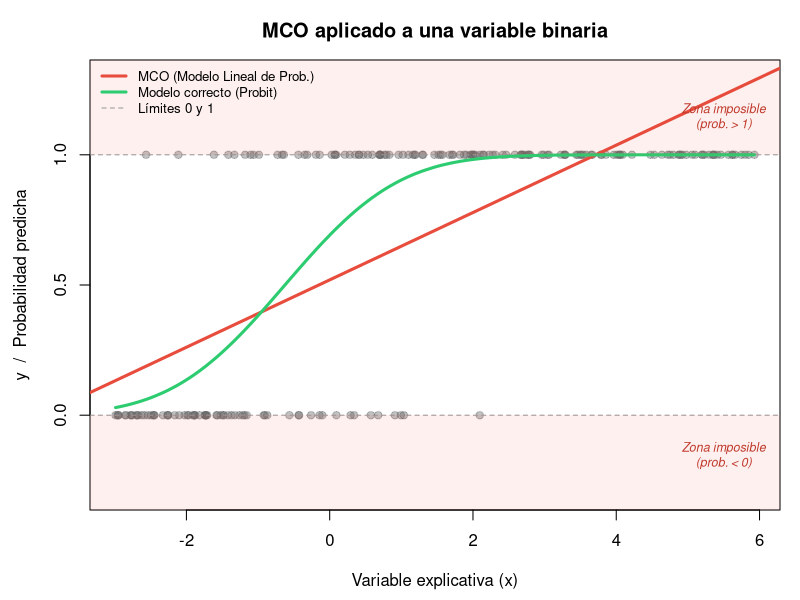
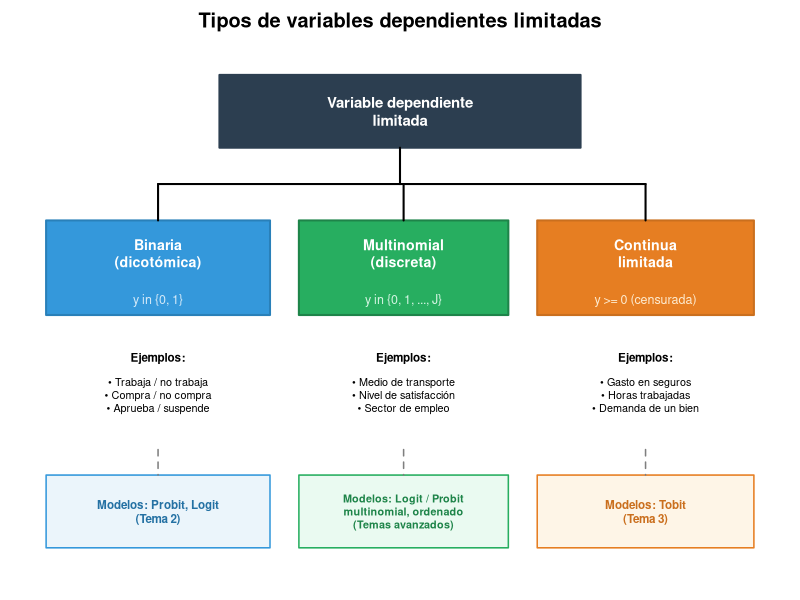
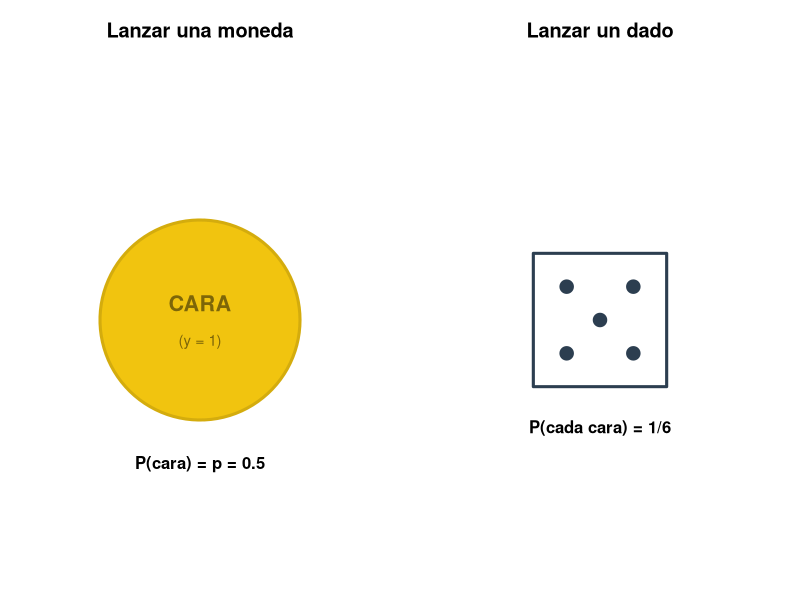
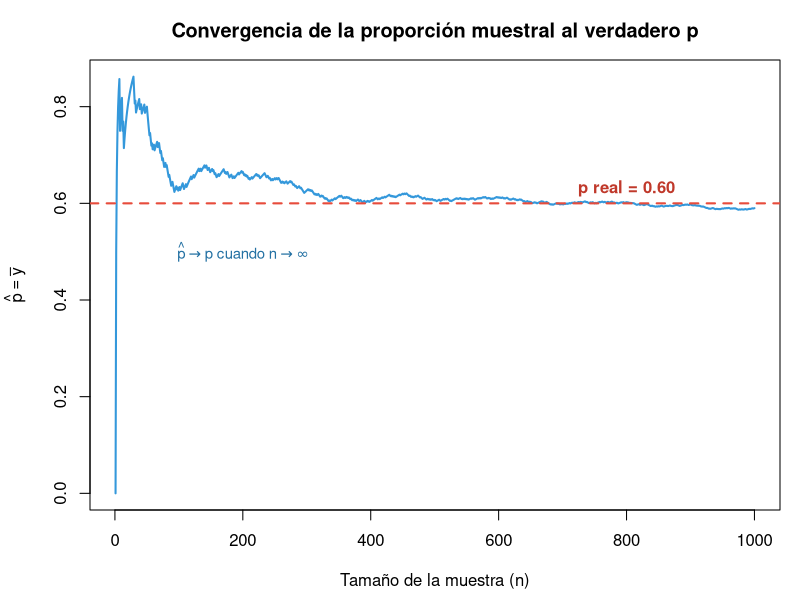
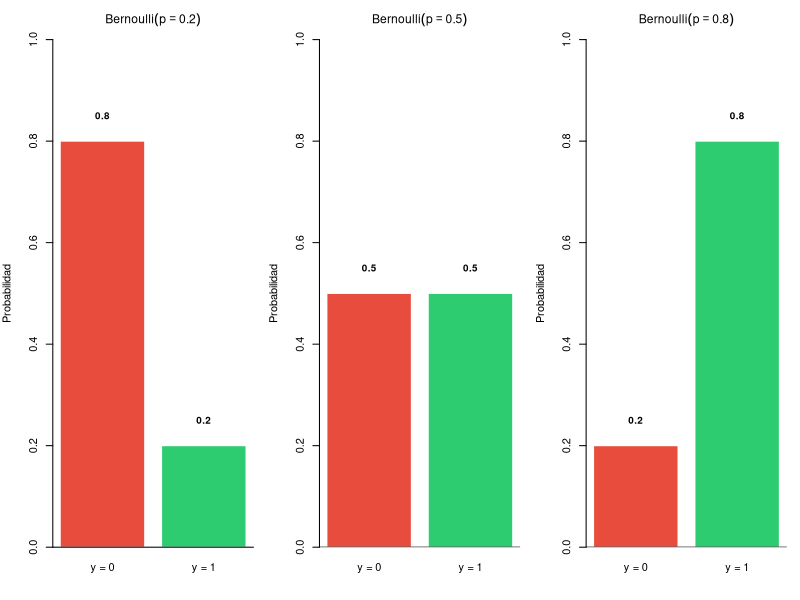
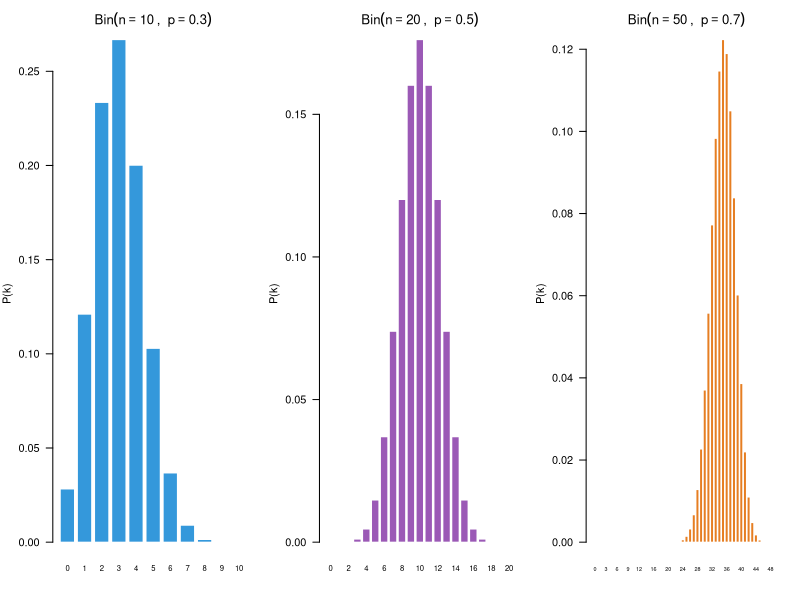
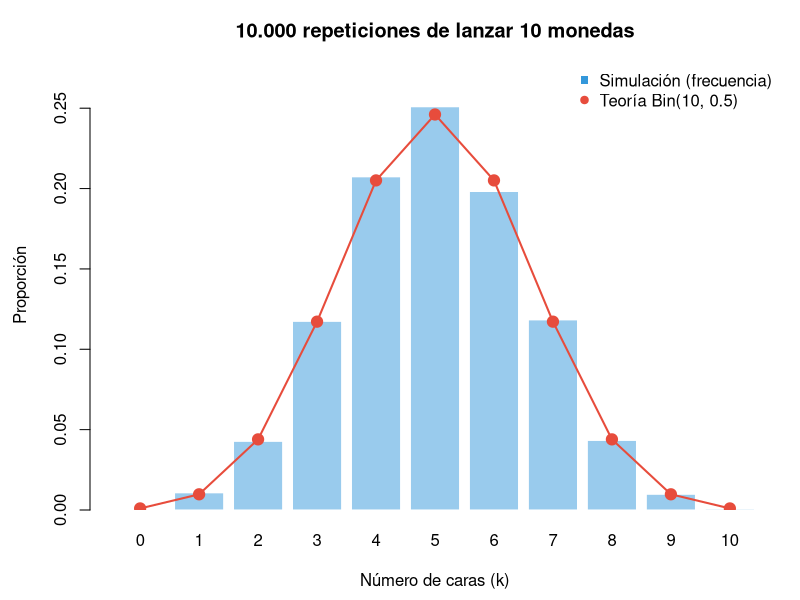
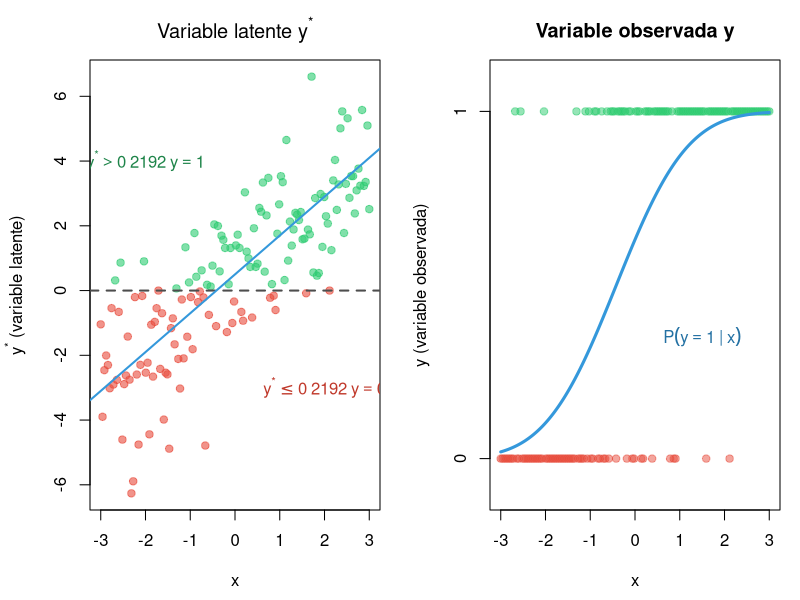

Write R code to recreate these figures, in order.
## ---- chunk 1
set.seed(2026)
n <- 200
x <- runif(n, -3, 6)
p_real <- pnorm(0.5 + 0.8 * x)  # probabilidad real (probit)
y <- rbinom(n, 1, p_real)

## Estimamos con MCO (Modelo Lineal de Probabilidad)
mlp <- lm(y ~ x)

## Gráfico
par(mar = c(4.5, 4.5, 3, 1))
plot(x, y, pch = 19, col = adjustcolor("gray40", alpha = 0.4),
     xlab = "Variable explicativa (x)", ylab = "y  /  Probabilidad predicha",
     main = "MCO aplicado a una variable binaria", ylim = c(-0.3, 1.3))
abline(mlp, col = "#E74C3C", lwd = 3)
abline(h = c(0, 1), lty = 2, col = "gray60")
x_ord <- sort(x)
lines(x_ord, pnorm(0.5 + 0.8 * x_ord), col = "#2ECC71", lwd = 3, lty = 1)
rect(-4, -0.5, 8, 0, col = adjustcolor("#E74C3C", alpha = 0.08), border = NA)
rect(-4, 1, 8, 1.5, col = adjustcolor("#E74C3C", alpha = 0.08), border = NA)
text(5.5, -0.15, "Zona imposible\n(prob. < 0)", col = "#C0392B", cex = 0.75, font = 3)
text(5.5, 1.15, "Zona imposible\n(prob. > 1)", col = "#C0392B", cex = 0.75, font = 3)
legend("topleft",
       legend = c("MCO (Modelo Lineal de Prob.)", "Modelo correcto (Probit)",
                  "Límites 0 y 1"),
       col    = c("#E74C3C", "#2ECC71", "gray60"),
       lwd    = c(3, 3, 1), lty = c(1, 1, 2), bty = "n", cex = 0.8)
## ---- chunk 2
par(mar = c(0.5, 0.5, 2, 0.5))
plot(NULL, xlim = c(0, 10), ylim = c(0, 7), xlab = "", ylab = "",
     xaxt = "n", yaxt = "n", bty = "n",
     main = "Tipos de variables dependientes limitadas")

## Raíz
rect(2.5, 5.8, 7.5, 6.8, col = "#2C3E50", border = "#2C3E50", lwd = 2)
text(5, 6.3, "Variable dependiente\nlimitada", col = "white", font = 2, cex = 0.9)

## Ramas
rect(0.1, 3.5, 3.2, 4.8, col = "#3498DB", border = "#2980B9", lwd = 2)
text(1.65, 4.35, "Binaria\n(dicotómica)", col = "white", font = 2, cex = 0.85)
text(1.65, 3.7, "y in {0, 1}", col = "#D6EAF8", cex = 0.75)

rect(3.6, 3.5, 6.5, 4.8, col = "#27AE60", border = "#1E8449", lwd = 2)
text(5.05, 4.35, "Multinomial\n(discreta)", col = "white", font = 2, cex = 0.85)
text(5.05, 3.7, "y in {0, 1, ..., J}", col = "#D5F5E3", cex = 0.75)

rect(6.9, 3.5, 9.9, 4.8, col = "#E67E22", border = "#CA6F1E", lwd = 2)
text(8.4, 4.35, "Continua\nlimitada", col = "white", font = 2, cex = 0.85)
text(8.4, 3.7, "y >= 0 (censurada)", col = "#FDEBD0", cex = 0.75)

## Flechas
segments(5, 5.8, 5, 5.3, lwd = 2)
segments(1.65, 5.3, 8.4, 5.3, lwd = 2)
segments(c(1.65, 5.05, 8.4), rep(5.3, 3), c(1.65, 5.05, 8.4), rep(4.8, 3), lwd = 2)

## Ejemplos
text(1.65, 2.9, "Ejemplos:", font = 2, cex = 0.7)
text(1.65, 2.4, "• Trabaja / no trabaja\n• Compra / no compra\n• Aprueba / suspende",
     cex = 0.65)
text(5.05, 2.9, "Ejemplos:", font = 2, cex = 0.7)
text(5.05, 2.4, "• Medio de transporte\n• Nivel de satisfacción\n• Sector de empleo",
     cex = 0.65)
text(8.4, 2.9, "Ejemplos:", font = 2, cex = 0.7)
text(8.4, 2.4, "• Gasto en seguros\n• Horas trabajadas\n• Demanda de un bien",
     cex = 0.65)

## Modelos
rect(0.1, 0.3, 3.2, 1.3, col = "#EBF5FB", border = "#3498DB", lwd = 1.5)
text(1.65, 0.8, "Modelos: Probit, Logit\n(Tema 2)", col = "#2471A3", font = 2, cex = 0.7)

rect(3.6, 0.3, 6.5, 1.3, col = "#EAFAF1", border = "#27AE60", lwd = 1.5)
text(5.05, 0.8, "Modelos: Logit / Probit\nmultinomial, ordenado\n(Temas avanzados)", col = "#1E8449", font = 2, cex = 0.65)

rect(6.9, 0.3, 9.9, 1.3, col = "#FEF5E7", border = "#E67E22", lwd = 1.5)
text(8.4, 0.8, "Modelos: Tobit\n(Tema 3)", col = "#CA6F1E", font = 2, cex = 0.7)

segments(c(1.65, 5.05, 8.4), rep(1.65, 3), c(1.65, 5.05, 8.4), rep(1.3, 3),
         lwd = 1.5, lty = 2, col = "gray50")
## ---- chunk 3
ejemplos_bin <- data.frame(
  Contexto = c("Mercado laboral", "Banca", "Salud",
               "Marketing", "Educación", "Comercio"),
  Variable = c("Participación laboral", "Concesión de crédito",
                "Tiene seguro médico", "Compra un producto",
                "Aprueba el examen", "Compra online"),
  `y = 1` = c("Trabaja", "Se concede", "Sí tiene",
               "Compra", "Aprueba", "Compra online"),
  `y = 0` = c("No trabaja", "Se deniega", "No tiene",
               "No compra", "Suspende", "No compra online"),
  check.names = FALSE
)
knitr::kable(ejemplos_bin,
             caption = "Ejemplos de variables dependientes binarias en economía")
## ---- chunk 4
par(mfrow = c(1, 2), mar = c(1, 1, 3, 1))

## --- Moneda ---
plot(NULL, xlim = c(-1.5, 1.5), ylim = c(-1.5, 1.5),
     xlab = "", ylab = "", xaxt = "n", yaxt = "n", bty = "n",
     main = "Lanzar una moneda", asp = 1)
## Cara
theta <- seq(0, 2*pi, length.out = 100)
polygon(0.9*cos(theta) - 0, 0.9*sin(theta), col = "#F1C40F",
        border = "#D4AC0D", lwd = 3)
text(0, 0.15, "CARA", font = 2, cex = 1.3, col = "#7D6608")
text(0, -0.2, "(y = 1)", cex = 0.9, col = "#7D6608")
text(0, -1.3, "P(cara) = p = 0.5", cex = 1, font = 2)

## --- Dado ---
plot(NULL, xlim = c(-2, 2), ylim = c(-1.5, 1.5),
     xlab = "", ylab = "", xaxt = "n", yaxt = "n", bty = "n",
     main = "Lanzar un dado", asp = 1)
rect(-0.8, -0.8, 0.8, 0.8, col = "white", border = "#2C3E50", lwd = 3)
## Puntos del 5
puntos_x <- c(-0.4, 0.4, 0, -0.4, 0.4)
puntos_y <- c(0.4, 0.4, 0, -0.4, -0.4)
points(puntos_x, puntos_y, pch = 19, cex = 1.8, col = "#2C3E50")
text(0, -1.3, "P(cada cara) = 1/6", cex = 1, font = 2)

par(mfrow = c(1, 1))
## ---- chunk 5
## Simulamos una muestra de 20 personas (p = 0.6: 60% compra online)
set.seed(2026)
p_real <- 0.60
muestra <- rbinom(20, size = 1, prob = p_real)
cat("Datos observados (0 = no compra, 1 = compra):\n")
print(muestra)
## ---- chunk 6
## Mostramos la muestra en formato tabla
df_muestra <- data.frame(
  Persona = 1:20,
  Compra_online = ifelse(muestra == 1, "Sí (y=1)", "No (y=0)")
)
knitr::kable(t(data.frame(Persona = 1:20, y = muestra)),
             caption = "Realización muestral: 20 observaciones de una Bernoulli")
## ---- chunk 7
## Estimamos p a partir de nuestra muestra
n <- length(muestra)
exitos <- sum(muestra)
p_hat <- mean(muestra)

cat("Tamaño de la muestra (n):", n, "\n")
cat("Número de éxitos (Σy_i):", exitos, "\n")
cat("Estimación de p (p̂ = Σy_i / n):", p_hat, "\n")
cat("Valor real de p:", p_real, "\n")
cat("\nDiferencia |p̂ - p| =", abs(p_hat - p_real),
    "(normal con muestras pequeñas)\n")
## ---- chunk 8
set.seed(2026)
n_max <- 1000
y_sim <- rbinom(n_max, 1, p_real)
p_acumulada <- cumsum(y_sim) / (1:n_max)

par(mar = c(4.5, 4.5, 3, 1))
plot(1:n_max, p_acumulada, type = "l", col = "#3498DB", lwd = 2,
     xlab = "Tamaño de la muestra (n)", ylab = expression(hat(p) == bar(y)),
     main = "Convergencia de la proporción muestral al verdadero p")
abline(h = p_real, col = "#E74C3C", lwd = 2, lty = 2)
text(800, p_real + 0.03, sprintf("p real = %.2f", p_real),
     col = "#C0392B", font = 2)
text(200, 0.50, expression(hat(p) %->% p ~ "cuando" ~ n %->% infinity),
     col = "#2471A3", font = 3, cex = 0.9)
## ---- chunk 9
par(mfrow = c(1, 3), mar = c(4, 4, 3, 1))
for (p in c(0.2, 0.5, 0.8)) {
  bp <- barplot(c(1 - p, p), names.arg = c("y = 0", "y = 1"),
          col = c("#E74C3C", "#2ECC71"), ylim = c(0, 1),
          ylab = "Probabilidad",
          main = bquote(Bernoulli(p == .(p))),
          border = "white", cex.main = 1.1)
  abline(h = 0)
  text(bp[1], 1 - p + 0.05, sprintf("%.1f", 1 - p), font = 2, cex = 0.9)
  text(bp[2], p + 0.05, sprintf("%.1f", p), font = 2, cex = 0.9)
}
par(mfrow = c(1, 1))
## ---- chunk 10
n_monedas <- 10; p_moneda <- 0.5

## Calculamos P(k) para k = 0, 1, ..., 10
tabla_binom <- data.frame(
  k = 0:n_monedas,
  Combinaciones = choose(n_monedas, 0:n_monedas),
  `P(k)` = round(dbinom(0:n_monedas, n_monedas, p_moneda), 4),
  `P(k) en porcentaje` = sprintf("%.2f%%",
                          dbinom(0:n_monedas, n_monedas, p_moneda) * 100),
  check.names = FALSE
)
knitr::kable(tabla_binom,
             caption = "Distribución Binomial: P(k caras) al lanzar 10 monedas justas")
## ---- chunk 11
par(mfrow = c(1, 3), mar = c(4, 4, 3, 1))
params <- list(c(10, 0.3), c(20, 0.5), c(50, 0.7))
cols <- c("#3498DB", "#9B59B6", "#E67E22")
for (i in seq_along(params)) {
  n_b <- params[[i]][1]; p_b <- params[[i]][2]
  k <- 0:n_b
  barplot(dbinom(k, n_b, p_b), names.arg = k, col = cols[i],
          border = "white", ylab = "P(k)",
          main = bquote(Bin(n == .(n_b) ~ ", " ~ p == .(p_b))),
          cex.names = ifelse(n_b > 20, 0.5, 0.7), las = 1)
}
par(mfrow = c(1, 1))
## ---- chunk 12
set.seed(2026)
n_sim <- 10000
resultados <- rbinom(n_sim, size = 10, prob = 0.5)

par(mar = c(4.5, 4.5, 3, 1))
## Frecuencias observadas
freq_obs <- table(factor(resultados, levels = 0:10)) / n_sim
bp <- barplot(freq_obs, col = adjustcolor("#3498DB", 0.5), border = "white",
        ylim = c(0, 0.28), ylab = "Proporción",
        main = "10.000 repeticiones de lanzar 10 monedas",
        xlab = "Número de caras (k)")
## Probabilidades teóricas
points(bp, dbinom(0:10, 10, 0.5), pch = 19, col = "#E74C3C", cex = 1.5)
lines(bp, dbinom(0:10, 10, 0.5), col = "#E74C3C", lwd = 2)
legend("topright",
       legend = c("Simulación (frecuencia)", "Teoría Bin(10, 0.5)"),
       col = c("#3498DB", "#E74C3C"),
       pch = c(15, 19), bty = "n")
## ---- chunk 13
set.seed(42)
n <- 150
x_lat <- seq(-3, 3, length.out = n)
y_star <- 0.5 + 1.2 * x_lat + rnorm(n, 0, 1.5)
y_obs <- ifelse(y_star > 0, 1, 0)

par(mfrow = c(1, 2), mar = c(4.5, 4.5, 3, 1))

## Panel izquierdo: variable latente
plot(x_lat, y_star, pch = 19,
     col = ifelse(y_star > 0, adjustcolor("#2ECC71", 0.6),
                                adjustcolor("#E74C3C", 0.6)),
     xlab = "x", ylab = expression(y^"*" ~ "(variable latente)"),
     main = expression("Variable latente " * y^"*"))
abline(h = 0, lty = 2, lwd = 2, col = "gray30")
abline(a = 0.5, b = 1.2, col = "#3498DB", lwd = 2)
text(2, -3, expression(y^{"*"} <= 0 ~ "2192" ~ y == 0), col = "#C0392B", font = 2)
text(-2, 4, expression(y^{"*"} > 0 ~ "2192" ~ y == 1), col = "#1E8449", font = 2)

## Panel derecho: variable observada
plot(x_lat, y_obs, pch = 19,
     col = ifelse(y_obs == 1, adjustcolor("#2ECC71", 0.5),
                                adjustcolor("#E74C3C", 0.5)),
     xlab = "x", ylab = "y (variable observada)",
     main = "Variable observada y", yaxt = "n", ylim = c(-0.1, 1.1))
axis(2, at = c(0, 1), labels = c("0", "1"))
lines(sort(x_lat), pnorm(0.5 + 1.2 * sort(x_lat), 0, 1.5),
      col = "#3498DB", lwd = 3)
text(1.5, 0.35, expression(P(y == 1 ~ "|" ~ x)), col = "#2471A3", font = 2)

par(mfrow = c(1, 1))
## ---- chunk 14
ejemplos_multi <- data.frame(
  Contexto = c("Transporte", "Mercado laboral",
               "Satisfacción", "Salud",
               "Consumo"),
  Variable = c("Medio de transporte elegido",
                "Sector de empleo",
                "Grado de satisfacción con un servicio",
                "Decisión de tratamiento médico",
                "Tipo de vivienda"),
  Categorias = c("Coche, autobús, tren, avión",
                  "Público, privado, autónomo",
                  "Muy insatisfecho, insatisfecho, neutro, satisfecho, muy satisfecho",
                  "Sin tratamiento, tratamiento A, tratamiento B",
                  "Alquiler, compra, compartida"),
  Tipo = c("No ordenada", "No ordenada", "Ordenada", "Secuencial", "No ordenada")
)
knitr::kable(ejemplos_multi,
             caption = "Ejemplos de variables dependientes multinomiales")
## ---- chunk 15
par(mar = c(0.5, 0.5, 2, 0.5))
plot(NULL, xlim = c(0, 10), ylim = c(0, 5), xlab = "", ylab = "",
     xaxt = "n", yaxt = "n", bty = "n",
     main = "Decisión secuencial: oferta de trabajo")

## Nivel 1
rect(3.5, 3.8, 6.5, 4.6, col = "#2C3E50", border = NA)
text(5, 4.2, "¿Busca empleo?", col = "white", font = 2, cex = 0.85)

## Nivel 2 - izquierda
rect(0.5, 2, 3, 2.8, col = "#E74C3C", border = NA)
text(1.75, 2.4, "No busca\n(inactivo)", col = "white", font = 2, cex = 0.75)

## Nivel 2 - derecha
rect(7, 2, 9.5, 2.8, col = "#27AE60", border = NA)
text(8.25, 2.4, "Sí busca", col = "white", font = 2, cex = 0.85)

## Nivel 3
rect(5.5, 0.2, 7.5, 1, col = "#E67E22", border = NA)
text(6.5, 0.6, "Parcial", col = "white", font = 2, cex = 0.75)

rect(8.5, 0.2, 10, 1, col = "#3498DB", border = NA)
text(9.25, 0.6, "Completo", col = "white", font = 2, cex = 0.75)

## Flechas
arrows(3.5, 4.0, 3, 2.8, length = 0.1, lwd = 2)
arrows(6.5, 4.0, 7, 2.8, length = 0.1, lwd = 2)
arrows(7.5, 2, 6.8, 1, length = 0.1, lwd = 2)
arrows(9, 2, 9.25, 1, length = 0.1, lwd = 2)

text(2.5, 3.4, "No", font = 3, col = "#C0392B")
text(7.5, 3.4, "Sí", font = 3, col = "#1E8449")
text(6.5, 1.4, "Parcial", font = 3, col = "#CA6F1E", cex = 0.8)
text(9.5, 1.4, "Completo", font = 3, col = "#2471A3", cex = 0.8)
## ---- chunk 16
set.seed(2026)
## Simulamos elecciones de transporte
probs <- c(Coche = 0.45, Autobus = 0.25, Tren = 0.20, Avion = 0.10)
elecciones <- sample(names(probs), 1000, replace = TRUE, prob = probs)

## Tabla de frecuencias
freq <- table(factor(elecciones, levels = names(probs)))
prop <- prop.table(freq)

par(mar = c(4.5, 4.5, 3, 1))
bp <- barplot(prop, col = c("#3498DB", "#2ECC71", "#E67E22", "#9B59B6"),
        border = "white", ylim = c(0, 0.55),
        ylab = "Proporción", main = "Elección de medio de transporte (n = 1000)",
        cex.names = 0.9)
text(bp, as.numeric(prop) + 0.02,
     sprintf("%.1f%%", as.numeric(prop) * 100), font = 2, cex = 0.9)
abline(h = 0)
## ---- chunk 17
par(mar = c(0.5, 0.5, 2, 0.5))
plot(NULL, xlim = c(0, 10), ylim = c(0, 5),
     xlab = "", ylab = "", xaxt = "n", yaxt = "n", bty = "n",
     main = "Jerarquía de distribuciones discretas")

## Multinomial (arriba)
rect(2.5, 3.5, 7.5, 4.5, col = "#9B59B6", border = "#7D3C98", lwd = 2)
text(5, 4.2, "MULTINOMIAL", col = "white", font = 2, cex = 1)
text(5, 3.8, "n ensayos, J+1 categorías", col = "#E8DAEF", cex = 0.8)

## Binomial (medio)
rect(3, 1.8, 7, 2.8, col = "#2980B9", border = "#1F618D", lwd = 2)
text(5, 2.5, "BINOMIAL", col = "white", font = 2, cex = 1)
text(5, 2.1, "n ensayos, 2 categorías (J=1)", col = "#D6EAF8", cex = 0.8)

## Bernoulli (abajo)
rect(3.5, 0.2, 6.5, 1.2, col = "#27AE60", border = "#1E8449", lwd = 2)
text(5, 0.9, "BERNOULLI", col = "white", font = 2, cex = 1)
text(5, 0.5, "1 ensayo, 2 categorías (J=1, n=1)", col = "#D5F5E3", cex = 0.8)

## Flechas
arrows(5, 3.5, 5, 2.8, length = 0.12, lwd = 2.5, col = "#2C3E50")
arrows(5, 1.8, 5, 1.2, length = 0.12, lwd = 2.5, col = "#2C3E50")

text(6.5, 3.15, "J = 1", font = 2, col = "#2C3E50", cex = 0.9)
text(6.2, 1.5, "n = 1", font = 2, col = "#2C3E50", cex = 0.9)
## ---- chunk 18
set.seed(2026)
n <- 300
renta <- runif(n, 15, 80)  # renta en miles de euros
gasto_latente <- -20 + 0.6 * renta + rnorm(n, 0, 8)
gasto_observado <- pmax(gasto_latente, 0)  # censura en 0

par(mfrow = c(1, 2), mar = c(4.5, 4.5, 3, 1))

## Panel 1: Variable latente
plot(renta, gasto_latente, pch = 19,
     col = ifelse(gasto_latente > 0,
                  adjustcolor("#2ECC71", 0.5),
                  adjustcolor("#E74C3C", 0.5)),
     xlab = "Renta (miles €)", ylab = "Gasto latente (miles €)",
     main = expression("Variable latente " * y^"*"))
abline(h = 0, lty = 2, lwd = 2)
abline(lm(gasto_latente ~ renta), col = "#3498DB", lwd = 2)
text(20, -25, expression(y^"*" <= 0), col = "#C0392B", font = 2)

## Panel 2: Variable observada (censurada)
plot(renta, gasto_observado, pch = 19,
     col = ifelse(gasto_observado > 0,
                  adjustcolor("#2ECC71", 0.5),
                  adjustcolor("#E74C3C", 0.5)),
     xlab = "Renta (miles €)", ylab = "Gasto observado (miles €)",
     main = "Variable observada y (censurada)")
abline(h = 0, lty = 2, lwd = 2)
## MCO con datos censurados (sesgado)
abline(lm(gasto_observado ~ renta), col = "#E74C3C", lwd = 2)
## Recta verdadera
abline(a = -20, b = 0.6, col = "#2ECC71", lwd = 2, lty = 2)
legend("topleft",
       legend = c("MCO (sesgado)", "Relación verdadera"),
       col = c("#E74C3C", "#2ECC71"), lwd = 2, lty = c(1, 2),
       bty = "n", cex = 0.8)

par(mfrow = c(1, 1))
## ---- chunk 19
par(mar = c(4.5, 4.5, 3, 1))
hist(gasto_observado, breaks = 30, col = adjustcolor("#3498DB", 0.6),
     border = "white", main = "Distribución de la variable censurada",
     xlab = "Gasto observado (miles €)", ylab = "Frecuencia", xlim = c(-5, 40))
## Resaltar la masa en 0
n_ceros <- sum(gasto_observado == 0)
text(1, n_ceros * 0.7,
     sprintf("%d obs.\ncensuradas\nen 0", n_ceros),
     col = "#C0392B", font = 2, cex = 0.8, pos = 4)
arrows(1, n_ceros * 0.55, 0.5, n_ceros * 0.35, length = 0.1,
       col = "#C0392B", lwd = 2)
## ---- chunk 20
set.seed(123)
y_star <- rnorm(500, 5, 3)

par(mfrow = c(1, 2), mar = c(4.5, 4.5, 3, 1))

## Censura izquierda en 0
y_cens_izq <- pmax(y_star, 0)
hist(y_cens_izq, breaks = 30, col = adjustcolor("#3498DB", 0.6),
     border = "white", main = "Censura por la izquierda (c = 0)",
     xlab = "y", ylab = "Frecuencia")
abline(v = 0, col = "#E74C3C", lwd = 2, lty = 2)

## Censura derecha en 10
y_cens_der <- pmin(y_star, 10)
hist(y_cens_der, breaks = 30, col = adjustcolor("#E67E22", 0.6),
     border = "white", main = "Censura por la derecha (c = 10)",
     xlab = "y", ylab = "Frecuencia")
abline(v = 10, col = "#E74C3C", lwd = 2, lty = 2)

par(mfrow = c(1, 1))
## ---- chunk 21
set.seed(2026)
n <- 300
x_tr <- runif(n, 0, 10)
y_star_tr <- -2 + 1.5 * x_tr + rnorm(n, 0, 2)

par(mfrow = c(1, 2), mar = c(4.5, 4.5, 3, 1))

## Panel 1: Censura (observamos todos los x)
y_cens <- pmax(y_star_tr, 0)
plot(x_tr, y_cens, pch = 19,
     col = ifelse(y_star_tr > 0,
                  adjustcolor("#2ECC71", 0.5),
                  adjustcolor("#E74C3C", 0.5)),
     xlab = "x", ylab = "y",
     main = "Censura en 0")
abline(h = 0, lty = 2, lwd = 2)
legend("topleft", legend = c("Observados (y > 0)", "Censurados (y = 0)"),
       col = c("#2ECC71", "#E74C3C"), pch = 19, bty = "n", cex = 0.8)

## Panel 2: Truncamiento (desaparecen completamente)
sel <- y_star_tr > 0
plot(x_tr[sel], y_star_tr[sel], pch = 19,
     col = adjustcolor("#2ECC71", 0.5),
     xlab = "x", ylab = "y",
     main = "Truncamiento en 0",
     xlim = range(x_tr), ylim = range(y_star_tr))
abline(h = 0, lty = 2, lwd = 2)
## Mostrar zona perdida
points(x_tr[!sel], rep(NA, sum(!sel)))
rect(par("usr")[1], par("usr")[3], par("usr")[2], 0,
     col = adjustcolor("#E74C3C", 0.08), border = NA)
text(8, -3, "Datos perdidos\n(no observados)", col = "#C0392B",
     font = 3, cex = 0.85)

par(mfrow = c(1, 1))
## ---- chunk 22
mu <- 2; sigma <- 3
y_seq <- seq(-8, 12, length.out = 500)
dens <- dnorm(y_seq, mu, sigma)

par(mar = c(4.5, 4.5, 3, 1))
plot(y_seq[y_seq >= 0], dens[y_seq >= 0], type = "l", lwd = 3, col = "#3498DB",
     xlab = "y", ylab = "Densidad / Probabilidad",
     main = bquote("Normal censurada:" ~ mu == .(mu) ~ "," ~ sigma == .(sigma)),
     xlim = c(-2, 12), ylim = c(0, max(dens) * 1.3))
polygon(c(0, y_seq[y_seq >= 0], max(y_seq)),
        c(0, dens[y_seq >= 0], 0),
        col = adjustcolor("#3498DB", 0.2), border = NA)

## Masa en 0
p0 <- pnorm(0, mu, sigma)
segments(0, 0, 0, p0, col = "#E74C3C", lwd = 4)
points(0, p0, pch = 19, col = "#E74C3C", cex = 2)
text(0.5, p0 + 0.01,
     sprintf("P(y=0) = Phi(-mu/sigma) = %.3f", p0),
     col = "#C0392B", font = 2, cex = 0.8, pos = 4)

## Zona censurada
lines(y_seq[y_seq < 0], dens[y_seq < 0], lwd = 2, lty = 3, col = "gray60")
text(-5, 0.05, expression("Zona censurada" ~ (y^"*" < 0)),
     col = "gray40", font = 3, cex = 0.8)
## ---- chunk 23
par(mar = c(4.5, 4.5, 3, 1))
y_pos <- seq(0.001, 12, length.out = 500)
dens_normal <- dnorm(y_pos, mu, sigma)
dens_truncada <- dens_normal / (1 - pnorm(0, mu, sigma))

plot(y_pos, dens_truncada, type = "l", lwd = 3, col = "#E67E22",
     xlab = "y", ylab = "Densidad",
     main = bquote("Normal truncada en 0:" ~ mu == .(mu) ~ "," ~ sigma == .(sigma)),
     ylim = c(0, max(dens_truncada) * 1.1))
lines(y_pos, dens_normal, lwd = 2, lty = 2, col = "#3498DB")
polygon(c(y_pos, rev(y_pos)),
        c(dens_truncada, rep(0, length(y_pos))),
        col = adjustcolor("#E67E22", 0.15), border = NA)
legend("topright",
       legend = c("Normal truncada", "Normal original"),
       col = c("#E67E22", "#3498DB"), lwd = c(3, 2), lty = c(1, 2),
       bty = "n")
abline(v = 0, lty = 3, col = "gray50")
## ---- chunk 24
resumen_ct <- data.frame(
  Caracteristica = c(
    "¿Se observan las X de todos?",
    "¿Hay masa de probabilidad en un punto?",
    "Información perdida",
    "Modelo adecuado",
    "Sesgo si usamos MCO"
  ),
  Censura = c(
    "Sí — las X se observan para todos los individuos",
    "Sí — hay una masa en el punto de censura (ej. y = 0)",
    "Se pierden los valores exactos de y* para los censurados",
    "Tobit (Tema 3)",
    "Moderado — subestima pendientes"
  ),
  Truncamiento = c(
    "No — las X de los truncados se pierden",
    "No — la distribución es continua pero reescalada",
    "Se pierde toda la información de los individuos truncados",
    "Modelos de selección (Heckman)",
    "Grave — sesgo de selección"
  )
)
knitr::kable(resumen_ct,
             caption = "Comparación entre censura y truncamiento")
## ---- chunk 25
hoja_ruta <- data.frame(
  Tema = c("Tema 1 (este)", "Tema 2", "Tema 3"),
  Contenido = c(
    "Tipos de variables dependientes limitadas, distribuciones, por qué MCO falla",
    "Modelos de elección discreta: Probit y Logit (variable binaria)",
    "Modelos para datos censurados: Tobit (variable continua limitada)"
  ),
  `Tipo de variable` = c(
    "Todas (introducción general)",
    "Binaria: y in {0, 1}",
    "Censurada: y >= 0"
  ),
  check.names = FALSE
)
knitr::kable(hoja_ruta,
             caption = "Hoja de ruta de la asignatura de Microeconometría")
## ---- chunk 26
distribuciones <- data.frame(
  Distribucion = c("Bernoulli($p$)", "Binomial($n, p$)",
                    "Multinomial($n, p_1 \\ldots p_J$)",
                    "Normal censurada", "Normal truncada"),
  Tipo = c("Discreta", "Discreta", "Discreta", "Mixta", "Continua"),
  Soporte = c("$\\{0, 1\\}$", "$\\{0, 1, \\ldots, n\\}$",
               "$k_0 + k_1 + \\cdots + k_J = n$",
               "$[0, +\\infty)$", "$(c, +\\infty)$"),
  Uso = c("Probit / Logit (Tema 2)",
          "Verosimilitud en modelos binarios",
          "Modelos multinomiales (avanzado)",
          "Modelo Tobit (Tema 3)",
          "Modelos de selección (Heckman)")
)
knitr::kable(distribuciones,
             col.names = c("Distribución", "Tipo", "Soporte", "Uso en microeconometría"),
             escape = FALSE,
             caption = "Distribuciones asociadas a cada tipo de variable dependiente limitada")
